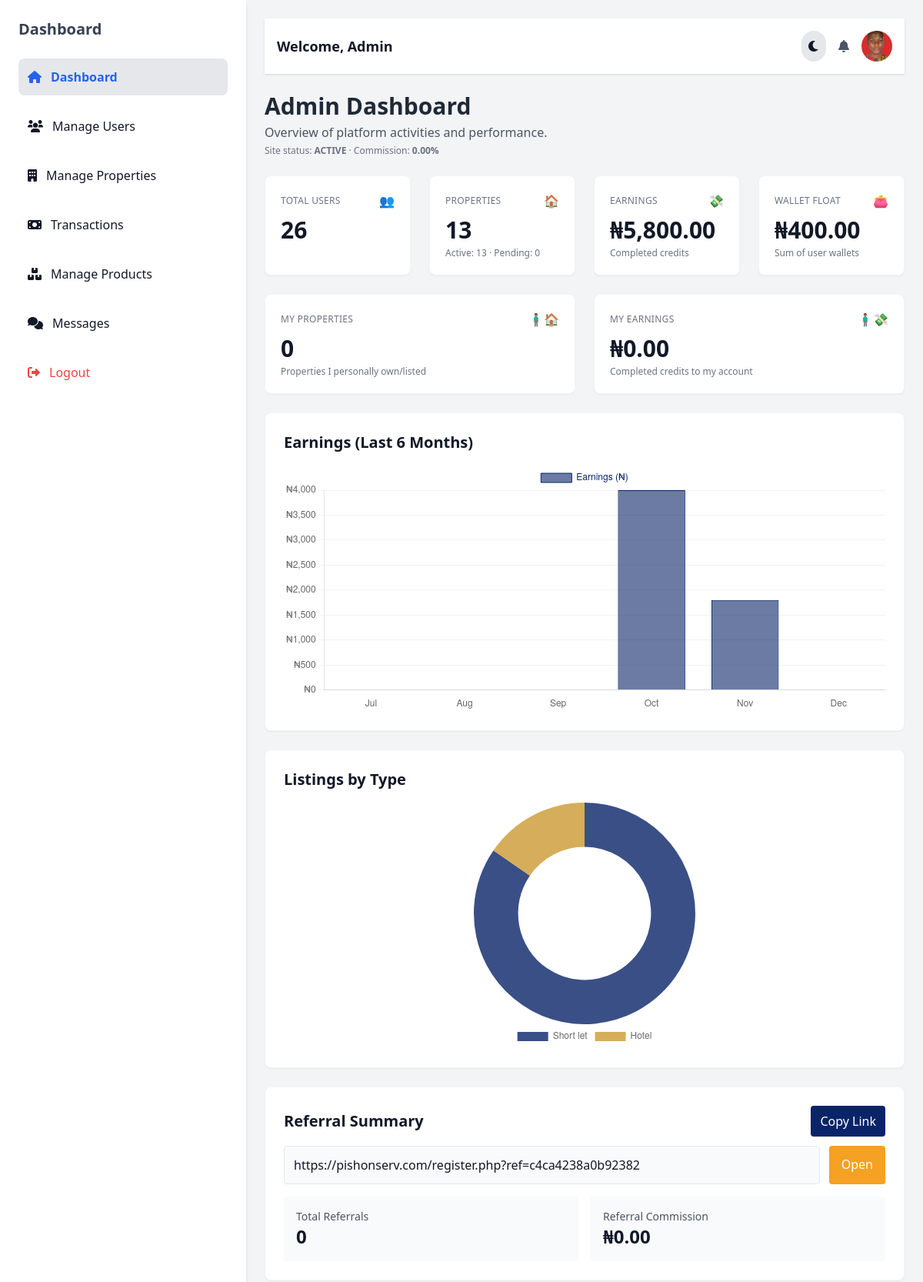
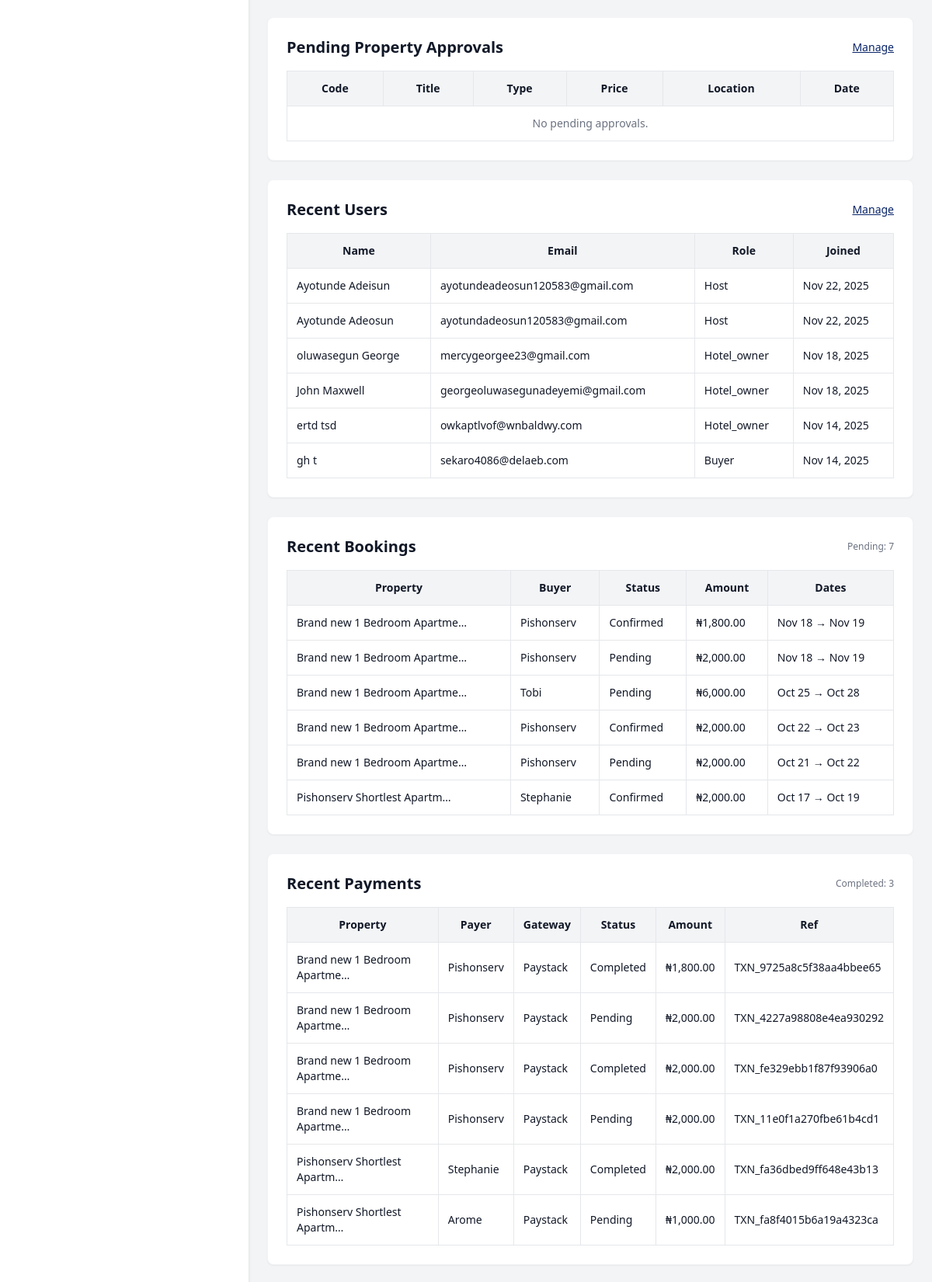
Screenshot of /dashboard/admin_dashboard.php (signed in, upper part) with the database file from the repository (2 pictures, top to bottom).
### tables this page shows
CREATE TABLE `system_settings` (
  `id` int(11) NOT NULL,
  `commission` decimal(5,2) DEFAULT 0.00,
  `max_users` int(11) DEFAULT 100000000,
  `site_status` enum('active','maintenance','inactive') DEFAULT 'active'
);

CREATE TABLE `users` (
  `id` int(11) NOT NULL,
  `name` varchar(255) NOT NULL,
  `lname` varchar(255) NOT NULL,
  `email` varchar(255) NOT NULL,
  `password` varchar(255) NOT NULL,
  `role` varchar(50) NOT NULL,
  `profile_image` varchar(255) DEFAULT 'default.png',
  `mou_file` varchar(255) DEFAULT NULL,
  `otp_hash` varchar(255) NOT NULL,
  `otp_expires_at` datetime DEFAULT NULL,
  `email_verified` tinyint(1) DEFAULT 0,
  `created_at` timestamp NOT NULL DEFAULT current_timestamp(),
  `phone` varchar(20) DEFAULT NULL,
  `state` varchar(255) DEFAULT NULL,
  `city` varchar(255) DEFAULT NULL,
  `address` varchar(255) DEFAULT NULL,
  `nin` varchar(20) DEFAULT NULL,
  `zoho_lead_id` varchar(100) DEFAULT NULL,
  `zoho_contact_id` varchar(255) DEFAULT NULL,
  `api_key` varchar(255) DEFAULT NULL
);

CREATE TABLE `bookings` (
  `id` int(11) NOT NULL,
  `user_id` int(11) NOT NULL,
  `property_id` int(11) NOT NULL,
  `status` enum('pending','confirmed','cancelled') DEFAULT 'pending',
  `zoho_deal_id` varchar(255) DEFAULT NULL,
  `check_in_date` date DEFAULT NULL,
  `check_out_date` date DEFAULT NULL,
  `duration` int(11) DEFAULT NULL,
  `amount` decimal(15,2) NOT NULL,
  `payment_status` enum('pending','paid') DEFAULT 'pending',
  `created_at` timestamp NOT NULL DEFAULT current_timestamp()
);

CREATE TABLE `properties` (
  `id` int(11) NOT NULL,
  `property_code` varchar(50) NOT NULL,
  `title` varchar(255) NOT NULL,
  `price` decimal(20,2) DEFAULT NULL,
  `location` varchar(255) NOT NULL,
  `type` enum('apartment','office','event_center','hotel','short_stay','house','villa','condo','townhouse','duplex','penthouse','studio','bungalow','commercial','warehouse','retail','land','farmhouse','mixed_use') NOT NULL DEFAULT 'apartment',
  `status` enum('pending','available','reserved','booked','sold','rented') NOT NULL DEFAULT 'pending',
  `description` text NOT NULL,
  `owner_id` int(11) NOT NULL,
  `created_at` timestamp NOT NULL DEFAULT current_timestamp(),
  `images` text DEFAULT NULL,
  `admin_approved` tinyint(1) DEFAULT 0,
  `listing_type` enum('for_sale','for_rent','short_let','hotel') NOT NULL DEFAULT 'for_sale',
  `bedrooms` int(11) DEFAULT 1,
  `bathrooms` int(11) DEFAULT 1,
  `size` varchar(50) DEFAULT 'N/A',
  `garage` int(11) DEFAULT 0,
  `furnishing_status` enum('furnished','semi_furnished','unfurnished') DEFAULT NULL,
  `property_condition` enum('new','fairly_used','renovated') DEFAULT NULL,
  `amenities` text DEFAULT NULL,
  `maintenance_fee` decimal(20,2) DEFAULT NULL,
  `agent_fee` decimal(20,2) DEFAULT NULL,
  `caution_fee` decimal(20,2) DEFAULT NULL,
  `price_frequency` enum('per_day','per_night','per_month','per_annum') DEFAULT NULL,
  `minimum_stay` int(11) DEFAULT NULL,
  `checkin_time` time DEFAULT NULL,
  `checkout_time` time DEFAULT NULL,
  `room_type` varchar(255) DEFAULT NULL,
  `star_rating` tinyint(4) DEFAULT NULL,
  `policies` text DEFAULT NULL,
  `zoho_deal_id` varchar(255) DEFAULT NULL,
  `zoho_product_id` varchar(100) DEFAULT NULL,
  `latitude` varchar(50) DEFAULT NULL,
  `longitude` varchar(50) DEFAULT NULL,
  `expiry_date` date DEFAULT NULL
);

CREATE TABLE `payments` (
  `id` int(11) NOT NULL,
  `user_id` int(11) NOT NULL,
  `property_id` int(11) NOT NULL,
  `booking_id` int(11) DEFAULT NULL,
  `amount` decimal(15,2) NOT NULL,
  `payment_purpose` enum('short_let','hotel') DEFAULT NULL,
  `payment_gateway` enum('paystack','wallet','bnpl') NOT NULL,
  `transaction_id` varchar(255) NOT NULL,
  `status` enum('pending','completed','failed') DEFAULT 'pending',
  `created_at` timestamp NOT NULL DEFAULT current_timestamp()
);

### dashboard/admin_dashboard_content.php (the view, shortened to what the rows shown need)
<?php
require_once '../includes/db_connect.php';
function h($s){ return htmlspecialchars((string)$s, ENT_QUOTES, 'UTF-8'); }
function ngn($n){ return '₦'.number_format((float)$n, 2); }
$settings = $conn->query("SELECT commission, site_status FROM system_settings ORDER BY id ASC LIMIT 1")->fetch_assoc()
            ?: ['commission'=>0, 'site_status'=>'active'];
$earn_labels = []; $earn_values = [];
$stmt = $conn->prepare("
    SELECT DATE_FORMAT(created_at, '%Y-%m') ym, COALESCE(SUM(amount),0) s
    FROM transactions
    WHERE status='completed' AND type='credit'
      AND created_at >= DATE_SUB(CURRENT_DATE(), INTERVAL 6 MONTH)
    GROUP BY ym
    ORDER BY ym ASC
");
$stmt->execute();
$res = $stmt->get_result();
$series = [];
while ($r = $res->fetch_assoc()) { $series[$r['ym']] = (float)$r['s']; }
for ($i=5; $i>=0; $i--) {
    $k = date('Y-m', strtotime("-$i months"));
    $earn_labels[] = date('M', strtotime($k.'-01'));
    $earn_values[] = $series[$k] ?? 0.0;
}
$type_labels = []; $type_values = [];
$types_res = $conn->query("SELECT listing_type, COUNT(*) c FROM properties GROUP BY listing_type");
while ($r = $types_res->fetch_assoc()) {
    $type_labels[] = ucfirst(str_replace('_',' ', $r['listing_type']));
    $type_values[] = (int)$r['c'];
}
$recent_users = $conn->query("
    SELECT id, name, lname, email, role, created_at
    FROM users
    ORDER BY created_at DESC
    LIMIT 6
");
$recent_bookings = $conn->query("
    SELECT b.id, b.status, b.amount, b.created_at, b.check_in_date, b.check_out_date,
           u.name AS buyer_name, p.title AS property_name
    FROM bookings b
    JOIN users u ON u.id = b.user_id
    JOIN properties p ON p.id = b.property_id
    ORDER BY b.created_at DESC
    LIMIT 6
");
$recent_payments = $conn->query("
    SELECT pay.id, pay.amount, pay.status, pay.created_at, pay.payment_gateway, pay.transaction_id,
           p.title AS property_name, u.name AS payer_name
    FROM payments pay
    JOIN properties p ON p.id = pay.property_id
    JOIN users u ON u.id = pay.user_id
    ORDER BY pay.created_at DESC
    LIMIT 6
");
?>
<div class="mt-6 space-y-6">
  <div class="flex justify-between items-start gap-4">
    <div>
      <h2 class="text-2xl md:text-3xl font-bold text-gray-800 dark:text-gray-200">Admin Dashboard</h2>
      <p class="text-xs text-gray-500 mt-1">
        Site status: <span class="font-semibold"><?= h(strtoupper($settings['site_status'])) ?></span> ·
        Commission: <span class="font-semibold"><?= number_format((float)$settings['commission'], 2) ?>%</span>
      </p>
    </div>
  </div>
  <div class="grid grid-cols-1 xl:grid-cols-2 gap-6">
    <div class="bg-white dark:bg-gray-800 p-6 rounded-lg shadow-sm border border-gray-100 dark:border-gray-700">
      <div class="overflow-x-auto">
        <table class="w-full text-sm border border-gray-200 dark:border-gray-700">
          <thead>
            <tr class="bg-gray-100 dark:bg-gray-700 text-gray-900 dark:text-gray-100">
              <th class="p-3 border">Code</th>
              <th class="p-3 border">Title</th>
              <th class="p-3 border">Type</th>
              <th class="p-3 border">Price</th>
              <th class="p-3 border">Location</th>
              <th class="p-3 border">Date</th>
            </tr>
          </thead>
        </table>
      </div>
    </div>
    <div class="bg-white dark:bg-gray-800 p-6 rounded-lg shadow-sm border border-gray-100 dark:border-gray-700">
      <div class="overflow-x-auto">
        <table class="w-full text-sm border border-gray-200 dark:border-gray-700">
          <thead>
            <tr class="bg-gray-100 dark:bg-gray-700 text-gray-900 dark:text-gray-100">
              <th class="p-3 border">Name</th>
              <th class="p-3 border">Email</th>
              <th class="p-3 border">Role</th>
              <th class="p-3 border">Joined</th>
            </tr>
          </thead>
          <tbody>
            <?php if ($recent_users->num_rows === 0): ?>
              <tr><td colspan="4" class="p-3 border text-center text-gray-500">No users found.</td></tr>
            <?php else: while ($u = $recent_users->fetch_assoc()): ?>
              <tr>
                <td class="p-3 border"><?= h($u['name'].' '.$u['lname']) ?></td>
                <td class="p-3 border"><?= h($u['email']) ?></td>
                <td class="p-3 border"><?= h(ucfirst($u['role'])) ?></td>
                <td class="p-3 border"><?= h(date('M j, Y', strtotime($u['created_at']))) ?></td>
              </tr>
            <?php endwhile; endif; ?>
          </tbody>
        </table>
      </div>
    </div>
  </div>
  <div class="grid grid-cols-1 xl:grid-cols-2 gap-6">
    <div class="bg-white dark:bg-gray-800 p-6 rounded-lg shadow-sm border border-gray-100 dark:border-gray-700">
      <div class="overflow-x-auto">
        <table class="w-full text-sm border border-gray-200 dark:border-gray-700">
          <thead>
            <tr class="bg-gray-100 dark:bg-gray-700 text-gray-900 dark:text-gray-100">
              <th class="p-3 border">Property</th>
              <th class="p-3 border">Buyer</th>
              <th class="p-3 border">Status</th>
              <th class="p-3 border">Amount</th>
              <th class="p-3 border">Dates</th>
            </tr>
          </thead>
          <tbody>
            <?php if ($recent_bookings->num_rows === 0): ?>
              <tr><td colspan="5" class="p-3 border text-center text-gray-500">No bookings found.</td></tr>
            <?php else: while ($b = $recent_bookings->fetch_assoc()): ?>
              <tr>
                <td class="p-3 border"><?= h(mb_strimwidth($b['property_name'],0,28,'…')) ?></td>
                <td class="p-3 border"><?= h($b['buyer_name']) ?></td>
                <td class="p-3 border"><?= h(ucfirst($b['status'])) ?></td>
                <td class="p-3 border"><?= ngn($b['amount']) ?></td>
                <td class="p-3 border">
                    <?= h(date('M j', strtotime($b['check_in_date'] ?? $b['created_at']))) ?> →
                    <?= h(date('M j', strtotime($b['check_out_date'] ?? $b['created_at']))) ?>
                </td>
              </tr>
            <?php endwhile; endif; ?>
          </tbody>
        </table>
      </div>
    </div>
    <div class="bg-white dark:bg-gray-800 p-6 rounded-lg shadow-sm border border-gray-100 dark:border-gray-700">
      <div class="overflow-x-auto">
        <table class="w-full text-sm border border-gray-200 dark:border-gray-700">
          <thead>
            <tr class="bg-gray-100 dark:bg-gray-700 text-gray-900 dark:text-gray-100">
              <th class="p-3 border">Property</th>
              <th class="p-3 border">Payer</th>
              <th class="p-3 border">Gateway</th>
              <th class="p-3 border">Status</th>
              <th class="p-3 border">Amount</th>
              <th class="p-3 border">Ref</th>
            </tr>
          </thead>
          <tbody>
            <?php if ($recent_payments->num_rows === 0): ?>
              <tr><td colspan="6" class="p-3 border text-center text-gray-500">No payments found.</td></tr>
            <?php else: while ($p = $recent_payments->fetch_assoc()): ?>
              <tr>
                <td class="p-3 border"><?= h(mb_strimwidth($p['property_name'],0,28,'…')) ?></td>
                <td class="p-3 border"><?= h($p['payer_name']) ?></td>
                <td class="p-3 border"><?= h(ucfirst($p['payment_gateway'])) ?></td>
                <td class="p-3 border"><?= h(ucfirst($p['status'])) ?></td>
                <td class="p-3 border"><?= ngn($p['amount']) ?></td>
                <td class="p-3 border"><?= h($p['transaction_id']) ?></td>
              </tr>
            <?php endwhile; endif; ?>
          </tbody>
        </table>
      </div>
    </div>
  </div>
</div>
<script>
document.addEventListener('DOMContentLoaded', () => {
  // Destroy previous charts if this script runs more than once (e.g., hot reload, partial loads)
  if (!window._pishonCharts) window._pishonCharts = [];
  window._pishonCharts.forEach(c => { try { c.destroy(); } catch(e){} });
  window._pishonCharts = [];
  const earnLabels = <?= json_encode($earn_labels) ?>;
  const earnData   = <?= json_encode($earn_values) ?>;
  const typeLabels = <?= json_encode($type_labels) ?>;
  const typeData   = <?= json_encode($type_values) ?>;
  // Earnings chart (bar)
  const ecEl = document.getElementById('earningsChart');
  if (ecEl) {
    const ec = new Chart(ecEl.getContext('2d'), {
      type: 'bar',
      data: {
        labels: earnLabels.length ? earnLabels : ['No Data'],
        datasets: [{
          label: 'Earnings (₦)',
          data: earnData.length ? earnData : [0],
          backgroundColor: 'rgba(9,36,104,0.6)',
          borderColor: 'rgba(9,36,104,1)',
          borderWidth: 1,
          hoverBackgroundColor: 'rgba(204,153,51,0.8)',
        }]
      },
      options: {
        responsive: true,
        maintainAspectRatio: false, // <-- respect wrapper height
        animation: { duration: 300 },
        scales: {
          y: {
            beginAtZero: true,
            ticks: { callback: (v) => '₦' + Number(v).toLocaleString() },
            grid: { color: 'rgba(0,0,0,0.05)' }
          },
          x: { grid: { display: false } }
        },
        plugins: {
          tooltip: { callbacks: { label: (ctx) => `₦${Number(ctx.raw).toLocaleString()}` } },
          legend: { labels: { color: '#092468' } }
        }
      }
    });
    window._pishonCharts.push(ec);
  }
  // Listing types chart (doughnut)
  const tcEl = document.getElementById('typesChart');
  if (tcEl) {
    const tc = new Chart(tcEl.getContext('2d'), {
      type: 'doughnut',
      data: {
        labels: typeLabels.length ? typeLabels : ['No Data'],
        datasets: [{
          data: typeData.length ? typeData : [1],
          backgroundColor: [
            'rgba(9,36,104,0.8)','rgba(204,153,51,0.8)','rgba(99,102,241,0.8)',
            'rgba(16,185,129,0.8)','rgba(234,179,8,0.8)','rgba(244,63,94,0.8)'
          ],
          borderWidth: 0
        }]
      },
      options: {
        responsive: true,
        maintainAspectRatio: false, // <-- respect wrapper height
        cutout: '60%',
        plugins: { legend: { position: 'bottom' } }
      }
    });
    window._pishonCharts.push(tc);
  }
});
</script>

### rows the page displays
system_settings: site_status "ACTIVE", commission "0.00"
users: name+lname "Ayotunde Adeisun", email "ayotundeadeosun120583@gmail.com", role "Host", created_at "Nov 22, 2025"
users: name+lname "Ayotunde Adeosun", email "ayotundadeosun120583@gmail.com", role "Host", created_at "Nov 22, 2025"
users: name+lname "oluwasegun George", email "mercygeorgee23@gmail.com", role "Hotel_owner", created_at "Nov 18, 2025"
users: name+lname "John Maxwell", email "georgeoluwasegunadeyemi@gmail.com", role "Hotel_owner", created_at "Nov 18, 2025"
users: name+lname "ertd tsd", email "owkaptlvof@wnbaldwy.com", role "Hotel_owner", created_at "Nov 14, 2025"
users: name+lname "gh t", email "sekaro4086@delaeb.com", role "Buyer", created_at "Nov 14, 2025"
bookings: property.title "Brand new 1 Bedroom Apartme…", user.name "Pishonserv", status "Confirmed", amount "₦1,800.00", check_in_date "Nov 18", check_out_date "Nov 19"
bookings: property.title "Brand new 1 Bedroom Apartme…", user.name "Pishonserv", status "Pending", amount "₦2,000.00", check_in_date "Nov 18", check_out_date "Nov 19"
bookings: property.title "Brand new 1 Bedroom Apartme…", user.name "Tobi", status "Pending", amount "₦6,000.00", check_in_date "Oct 25", check_out_date "Oct 28"
bookings: property.title "Brand new 1 Bedroom Apartme…", user.name "Pishonserv", status "Confirmed", amount "₦2,000.00", check_in_date "Oct 22", check_out_date "Oct 23"
bookings: property.title "Brand new 1 Bedroom Apartme…", user.name "Pishonserv", status "Pending", amount "₦2,000.00", check_in_date "Oct 21", check_out_date "Oct 22"
bookings: property.title "Pishonserv Shortlest Apartm…", user.name "Stephanie", status "Confirmed", amount "₦2,000.00", check_in_date "Oct 17", check_out_date "Oct 19"
payments: property.title "Brand new 1 Bedroom Apartme…", user.name "Pishonserv", payment_gateway "Paystack", status "Completed", amount "₦1,800.00", transaction "TXN_9725a8c5f38aa4bbee65"
payments: property.title "Brand new 1 Bedroom Apartme…", user.name "Pishonserv", payment_gateway "Paystack", status "Pending", amount "₦2,000.00", transaction "TXN_4227a98808e4ea930292"
payments: property.title "Brand new 1 Bedroom Apartme…", user.name "Pishonserv", payment_gateway "Paystack", status "Completed", amount "₦2,000.00", transaction "TXN_fe329ebb1f87f93906a0"
payments: property.title "Brand new 1 Bedroom Apartme…", user.name "Pishonserv", payment_gateway "Paystack", status "Pending", amount "₦2,000.00", transaction "TXN_11e0f1a270fbe61b4cd1"
payments: property.title "Pishonserv Shortlest Apartm…", user.name "Stephanie", payment_gateway "Paystack", status "Completed", amount "₦2,000.00", transaction "TXN_fa36dbed9ff648e43b13"
payments: property.title "Pishonserv Shortlest Apartm…", user.name "Arome", payment_gateway "Paystack", status "Pending", amount "₦1,000.00", transaction "TXN_fa8f4015b6a19a4323ca"

### other values shown
$link['text'] "Dashboard"
$link['text'] "Manage Users"
$link['text'] "Manage Properties"
$link['text'] "Transactions"
$link['text'] "Manage Products"
$link['text'] "Messages"
$user_name "Admin"
$total_users "26"
$total_props "13"
$active_listings "13"
$pending_approvals "0"
ngn($total_earnings) "₦5,800.00"
ngn($wallet_float) "₦400.00"
$my_props_count "0"
ngn($my_earnings) "₦0.00"
